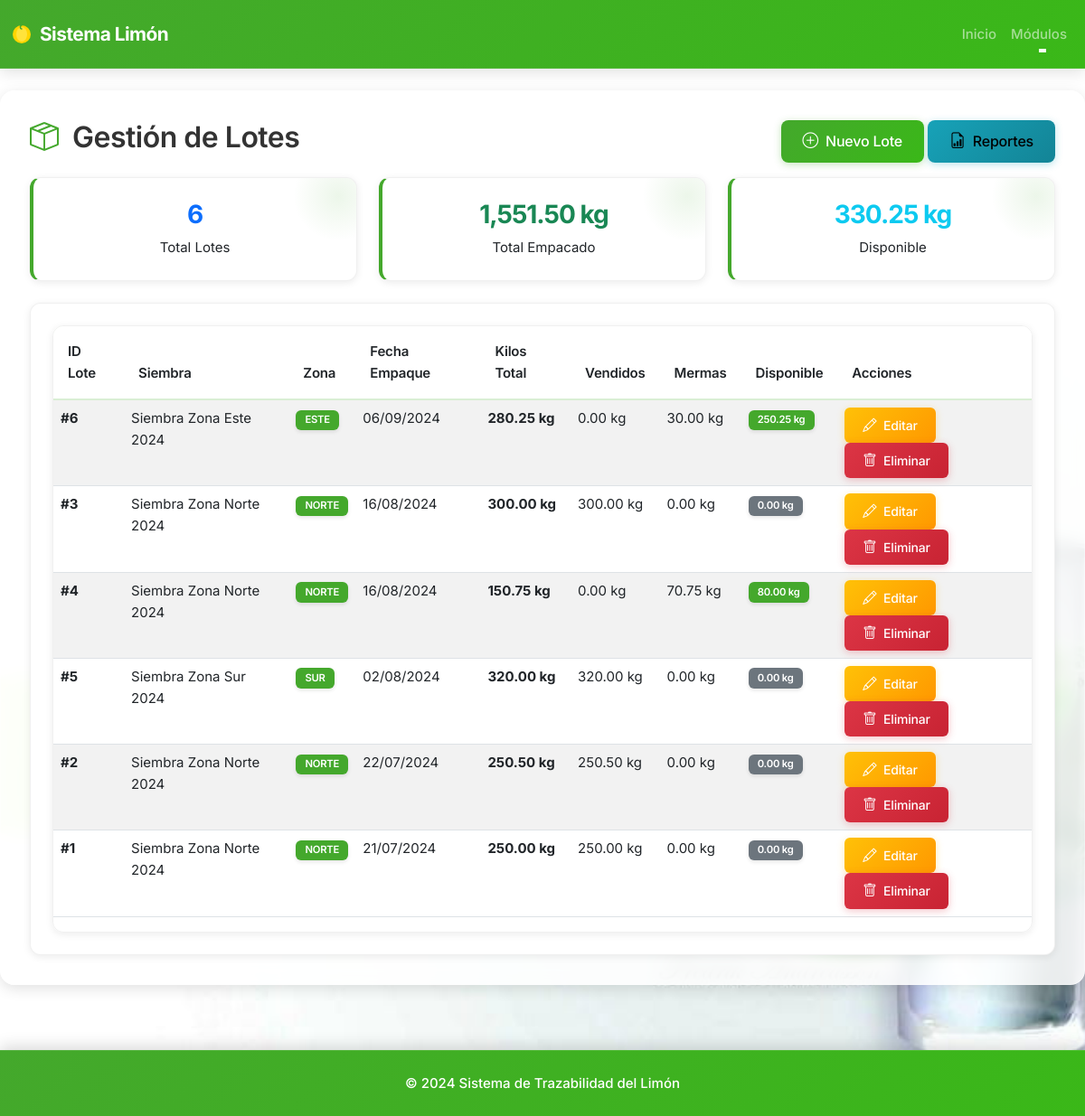
Page /modules/lotes/index.php on the committed database.
### tables this page shows
CREATE TABLE lotes (
    idLote INT AUTO_INCREMENT PRIMARY KEY,
    idCosecha INT NOT NULL,
    iKilos DECIMAL(10,2) NOT NULL,
    dFechaEmpaque DATE NOT NULL,
    FOREIGN KEY (idCosecha) REFERENCES cosechas(idCosecha)
);

CREATE TABLE siembras (
    idSiembra INT AUTO_INCREMENT PRIMARY KEY,
    vNombre VARCHAR(100) NOT NULL,
    dFecha DATE NOT NULL,
    vZona VARCHAR(50) NOT NULL
);

### modules/lotes/index.php (the view, shortened to what this page needs)
<?php
include '../../includes/header.php';
$database = new Database();
$db = $database->getConnection();
$query = "SELECT
    l.*,
    c.dFecha as fechaCosecha,
    s.vNombre as nombreSiembra,
    s.vZona,
    (SELECT SUM(v.iKilos) FROM ventas v WHERE v.idLote = l.idLote) as kilosVendidos,
    (SELECT SUM(m.iCantidad) FROM mermas m WHERE m.idLote = l.idLote) as kilosMermados,
    (l.iKilos - COALESCE((SELECT SUM(v.iKilos) FROM ventas v WHERE v.idLote = l.idLote), 0) -
     COALESCE((SELECT SUM(m.iCantidad) FROM mermas m WHERE m.idLote = l.idLote), 0)) as kilosDisponibles
FROM lotes l
INNER JOIN cosechas c ON l.idCosecha = c.idCosecha
INNER JOIN siembras s ON c.idSiembra = s.idSiembra
ORDER BY l.dFechaEmpaque DESC";
$stmt = $db->prepare($query);
$stmt->execute();
$lotes = $stmt->fetchAll();
?>
<div class="row mb-3">
    <div class="col-md-6">
        <h2><i class="bi bi-box-seam"></i> Gestión de Lotes</h2>
    </div>
    <div class="col-md-6 text-end">
        <a href="create.php" class="btn btn-success"><i class="bi bi-plus-circle"></i> Nuevo Lote</a>
        <a href="reportes.php" class="btn btn-info"><i class="bi bi-file-earmark-bar-graph"></i> Reportes</a>
    </div>
</div>
<?php
$queryStats = "SELECT
    COUNT(*) as totalLotes,
    SUM(iKilos) as totalKilos,
    SUM(iKilos - COALESCE((SELECT SUM(v.iKilos) FROM ventas v WHERE v.idLote = l.idLote), 0) -
        COALESCE((SELECT SUM(m.iCantidad) FROM mermas m WHERE m.idLote = l.idLote), 0)) as kilosDisponibles
FROM lotes l";
$stmtStats = $db->prepare($queryStats);
$stmtStats->execute();
$stats = $stmtStats->fetch();
?>
<div class="row mb-4">
    <div class="col-md-4">
        <div class="card text-center stat-card">
            <div class="card-body">
                <h3 class="text-primary"><?php echo $stats['totalLotes']; ?></h3>
                <p class="mb-0">Total Lotes</p>
            </div>
        </div>
    </div>
    <div class="col-md-4">
        <div class="card text-center stat-card">
            <div class="card-body">
                <h3 class="text-success"><?php echo number_format($stats['totalKilos'], 2); ?> kg</h3>
                <p class="mb-0">Total Empacado</p>
            </div>
        </div>
    </div>
    <div class="col-md-4">
        <div class="card text-center stat-card">
            <div class="card-body">
                <h3 class="text-info"><?php echo number_format($stats['kilosDisponibles'], 2); ?> kg</h3>
                <p class="mb-0">Disponible</p>
            </div>
        </div>
    </div>
</div>
<div class="card">
    <div class="card-body">
        <div class="table-responsive">
            <table id="tablaLotes" class="table table-striped table-hover">
                <thead>
                    <tr>
                        <th>ID Lote</th>
                        <th>Siembra</th>
                        <th>Zona</th>
                        <th>Fecha Empaque</th>
                        <th>Kilos Total</th>
                        <th>Vendidos</th>
                        <th>Mermas</th>
                        <th>Disponible</th>
                        <th>Acciones</th>
                    </tr>
                </thead>
                <tbody>
                    <?php foreach($lotes as $lote): ?>
                    <tr>
                        <td><strong>#<?php echo $lote['idLote']; ?></strong></td>
                        <td><?php echo htmlspecialchars($lote['nombreSiembra']); ?></td>
                        <td><span class="badge bg-success"><?php echo $lote['vZona']; ?></span></td>
                        <td><?php echo date('d/m/Y', strtotime($lote['dFechaEmpaque'])); ?></td>
                        <td><strong><?php echo number_format($lote['iKilos'], 2); ?> kg</strong></td>
                        <td><?php echo number_format($lote['kilosVendidos'] ?? 0, 2); ?> kg</td>
                        <td><?php echo number_format($lote['kilosMermados'] ?? 0, 2); ?> kg</td>
                        <td>
                            <?php
                            $disponible = $lote['kilosDisponibles'];
                            $badgeClass = $disponible > 0 ? 'bg-success' : 'bg-secondary';
                            ?>
                            <span class="badge <?php echo $badgeClass; ?>">
                                <?php echo number_format($disponible, 2); ?> kg
                            </span>
                        </td>
                        <td>
                            <a href="edit.php?id=<?php echo $lote['idLote']; ?>" class="btn btn-sm btn-warning">
                                <i class="bi bi-pencil"></i> Editar
                            </a>
                            <a href="delete.php?id=<?php echo $lote['idLote']; ?>"
                               class="btn btn-sm btn-danger"
                               onclick="return confirm('¿Eliminar este lote?')">
                                <i class="bi bi-trash"></i> Eliminar
                            </a>
                        </td>
                    </tr>
                    <?php endforeach; ?>
                </tbody>
            </table>
        </div>
    </div>
</div>
<?php include '../../includes/footer.php'; ?>

### assets/css/style.css (style rules this page uses)
:root { --primary-green: #44a82c; --lime-green: #44a82c; --bright-lime: #44a82c; --lemon-yellow: #FFD500; --light-gray: #f5f5f5; --border-gray: #e0e0e0; --text-dark: #333; --transition-smooth: all 0.3s cubic-bezier(0.4, 0, 0.2, 1); --shadow-sm: 0 2px 8px rgba(0,0,0,0.08); --shadow-md: 0 4px 16px rgba(0,0,0,0.12); --shadow-lg: 0 8px 32px rgba(0,0,0,0.16); }
body { min-height: 100vh; display: flex; flex-direction: column; background-image: url('/SistemaLIMON/fondo.jpg'); background-size: cover; background-position: center center; background-attachment: fixed; background-repeat: no-repeat; background-color: #fff; font-family: 'Inter', -apple-system, BlinkMacSystemFont, 'Segoe UI', Roboto, sans-serif; color: var(--text-dark); font-size: 15px; line-height: 1.6; -webkit-font-smoothing: antialiased; -moz-osx-font-smoothing: grayscale; }
.card { border: 1px solid rgba(0,0,0,0.06); border-radius: 12px; transition: var(--transition-smooth); background: white; box-shadow: var(--shadow-sm); animation: scaleIn 0.3s ease-out; overflow: hidden; }
.btn { font-weight: 500; padding: 0.625rem 1.5rem; border-radius: 8px; transition: var(--transition-smooth); border: none; position: relative; overflow: hidden; letter-spacing: -0.2px; }
.btn::before { content: ''; position: absolute; top: 50%; left: 50%; width: 0; height: 0; border-radius: 50%; background: rgba(255, 255, 255, 0.3); transform: translate(-50%, -50%); transition: width 0.6s, height 0.6s; }
.btn-success { background: linear-gradient(135deg, var(--lime-green) 0%, #3ab818 100%); box-shadow: 0 2px 8px rgba(68, 168, 44, 0.3); }
.btn-warning { background: linear-gradient(135deg, #ffc107 0%, #ff9800 100%); box-shadow: 0 2px 8px rgba(255, 193, 7, 0.3); color: white; }
.btn-info { background: linear-gradient(135deg, #17a2b8 0%, #138496 100%); box-shadow: 0 2px 8px rgba(23, 162, 184, 0.3); }
.btn-danger { background: linear-gradient(135deg, #dc3545 0%, #c82333 100%); box-shadow: 0 2px 8px rgba(220, 53, 69, 0.3); }
.badge { padding: 0.5em 0.9em; font-weight: 600; border-radius: 6px; letter-spacing: -0.2px; box-shadow: 0 2px 4px rgba(0,0,0,0.1); transition: var(--transition-smooth); }
.badge.bg-success { background-color: var(--lime-green) !important; }
.stat-card { border-left: 4px solid var(--lime-green); position: relative; overflow: hidden; }
.stat-card::before { content: ''; position: absolute; top: 0; right: 0; width: 100px; height: 100px; background: radial-gradient(circle, rgba(68, 168, 44, 0.1) 0%, transparent 70%); border-radius: 50%; transform: translate(30%, -30%); }
.table-responsive { border: 1px solid rgba(0,0,0,0.06); border-radius: 12px; overflow: hidden; box-shadow: var(--shadow-sm); }
.table thead { background: linear-gradient(135deg, rgba(68, 168, 44, 0.08) 0%, rgba(245, 245, 245, 1) 100%); color: var(--text-dark); }
.table thead th { font-weight: 600; border-bottom: 2px solid rgba(68, 168, 44, 0.2); padding: 1rem; letter-spacing: -0.2px; }
.table tbody tr { transition: var(--transition-smooth); }
h1, h2, h3, h4, h5, h6 { font-weight: 600; letter-spacing: -0.5px; }
.btn-sm { font-size: 0.875rem; padding: 0.5rem 1.25rem; border-radius: 6px; }
.bi { transition: var(--transition-smooth); }
.card-body i.bi, .btn i.bi { font-size: 1.1em; margin-right: 0.25rem; }
h2 i.bi, h3 i.bi, h4 i.bi, h5 i.bi { color: var(--lime-green); margin-right: 0.5rem; }
html { scroll-behavior: smooth; }
.card-body { padding: 1.5rem; }
.stat-card .card-body { position: relative; z-index: 1; }
.stat-card h3, .stat-card h4 { font-weight: 700; letter-spacing: -1px; }

### rows in the picture
lotes: idLote "6", siembras.vNombre "Siembra Zona Este 2024", siembras.vZona "ESTE", dFechaEmpaque "06/09/2024", iKilos "280.25", kilosVendidos "0.00", kilosMermados "30.00", disponible "250.25"
lotes: idLote "3", siembras.vNombre "Siembra Zona Norte 2024", siembras.vZona "NORTE", dFechaEmpaque "16/08/2024", iKilos "300.00", kilosVendidos "300.00", kilosMermados "0.00", disponible "0.00"
lotes: idLote "4", siembras.vNombre "Siembra Zona Norte 2024", siembras.vZona "NORTE", dFechaEmpaque "16/08/2024", iKilos "150.75", kilosVendidos "0.00", kilosMermados "70.75", disponible "80.00"
lotes: idLote "5", siembras.vNombre "Siembra Zona Sur 2024", siembras.vZona "SUR", dFechaEmpaque "02/08/2024", iKilos "320.00", kilosVendidos "320.00", kilosMermados "0.00", disponible "0.00"
lotes: idLote "2", siembras.vNombre "Siembra Zona Norte 2024", siembras.vZona "NORTE", dFechaEmpaque "22/07/2024", iKilos "250.50", kilosVendidos "250.50", kilosMermados "0.00", disponible "0.00"
lotes: idLote "1", siembras.vNombre "Siembra Zona Norte 2024", siembras.vZona "NORTE", dFechaEmpaque "21/07/2024", iKilos "250.00", kilosVendidos "250.00", kilosMermados "0.00", disponible "0.00"

### other values in the picture
$stats['totalLotes'] "6"
$stats['totalKilos'] "1,551.50"
$stats['kilosDisponibles'] "330.25"
